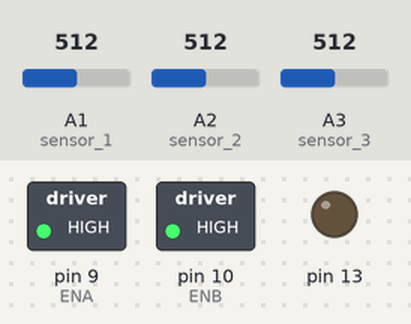
The sketch below on a simulated Arduino Uno, built with avr-gcc and run on an emulated ATmega328P. Shown: switched loads named in the sketch (green lamp = pin HIGH), output pins drawn as LEDs (lit = HIGH). The test bench sets the inputs (shaded band); at power-on: A1 (sensor_1) = 512, A2 (sensor_2) = 512, A3 (sensor_3) = 512. What the sketch prints to the serial monitor is not drawn.

Above: at 5.8 s.
5.9 s: A1 (sensor_1) set to 211
7.4 s: A1 (sensor_1) set to 183
At 7.9 s:
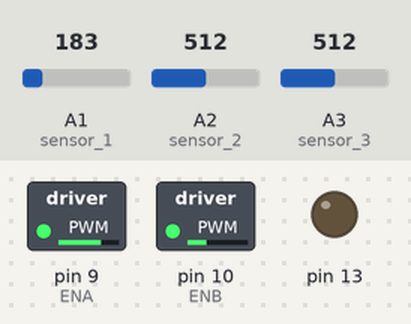
8.9 s: A2 (sensor_2) set to 190
At 10.1 s:
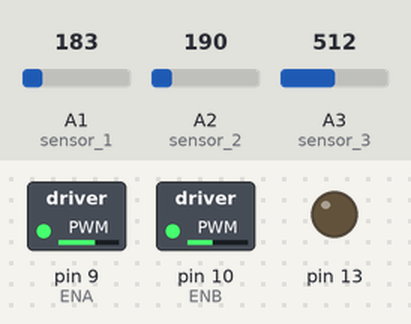
10.4 s: A1 (sensor_1) set to 210
At 11.2 s:
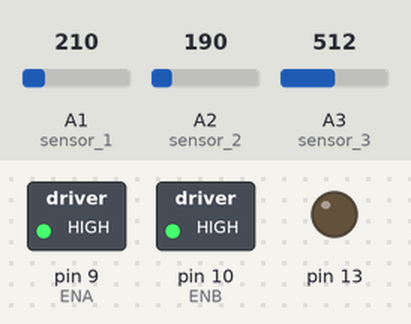
11.9 s: A3 (sensor_3) set to 210
13.4 s: A3 (sensor_3) set to 185
At 14.8 s:
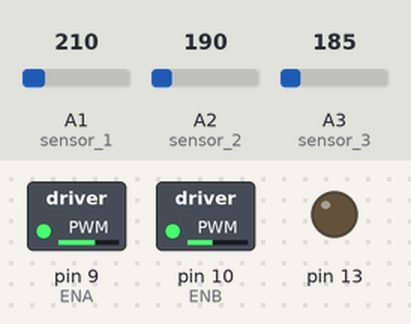
Timing chart, 0 to 15.9 s (numbered marks = the images above; inputs shaded):
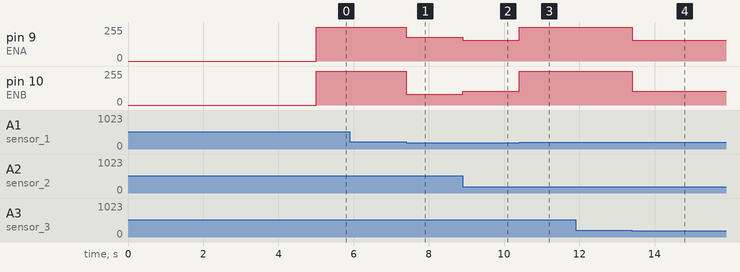

The sketch:

Numero_17.ino
```cpp
///////////

//Defines//

///////////

#define LIMIAR_SENSORES 200


//#define TESTE_SENSORES

#define PRINCIPAL

//#define MOSTRAR_VALORES


/////////////////

//Dados globais//

////////////////

//Sensores//

int sensor_1 = A1;

int sensor_2 = A2;

int sensor_3 = A3;

uint8_t array_sensores = 0;

int leitura1;

int leitura2;

int leitura3;

//Compensador PID//

int A = 0.7;

int Kp = 25;

int Ki = 35;

int Kd = 20;

int resposta_p;

int resposta_i;

int resposta_d;

int Resposta_PID;

int erro_array;

int amostra_atual;

int amostra_anterior;

int erro_atual;

int erro_anterior;

//Velocidade//

int velocidade;

int respPI;

int Vel_up = 255;   // Velocidade de subida

int Vel_med = 90;   // Velocidade no plano

int Vel_down = 80;  // Velocidade de descida

int Vplus, Vless;

int IN0A, IN1A, IN0B, IN1B;

int ENA = 9; // motor esquerdo

int ENB = 10; //motor direito

//declaracao dos motores//

int motor1_a = 4;

int motor1_b = 6;

int motor2_a = 5;

int motor2_b = 7;


bool robo_ligado = false;


//Bloco das funções//

void frente() {

  analogWrite(ENA, 255 );

  analogWrite(ENB, 255 );


  digitalWrite(motor1_a , HIGH);

  digitalWrite(motor1_b , LOW);

  digitalWrite(motor2_a , LOW);

  digitalWrite(motor2_b , HIGH);

}


//Giro a esquerda desligando um dos motores//

void giro_a_esquerda(int velocidade, int respPI)

{

  velocidade = 130;

  Vplus = velocidade + respPI;

  Vless = velocidade - respPI;

  analogWrite(ENA, Vplus );

  analogWrite(ENB, Vless );


  digitalWrite(motor1_a , HIGH);

  digitalWrite(motor1_b , LOW);

  digitalWrite(motor2_a , LOW);

  digitalWrite(motor2_b , LOW);

  // delay(2000);

}

//Giro a direita desligando um dos motores//

void giro_a_direita(int velocidade, int respPI)

{

  velocidade = 130;

  Vplus = velocidade + respPI;

  Vless = velocidade - respPI;

  analogWrite(ENA, Vless );

  analogWrite(ENB, Vplus );


  digitalWrite(motor1_a , LOW);

  digitalWrite(motor1_b , LOW);

  digitalWrite(motor2_a , LOW);

  digitalWrite(motor2_b , HIGH);

  // delay(2000);

}


void motores_parados()

{

  digitalWrite(motor1_a , HIGH);

  digitalWrite(motor1_b , HIGH);

  digitalWrite(motor2_a , HIGH);

  digitalWrite(motor2_b , HIGH);

  //  delay(1000);

}


void setup() {

  Serial.begin(9600);

  pinMode(13, OUTPUT);

}


void loop() {

  leitura1 = analogRead(sensor_1);

  leitura2 = analogRead(sensor_2);

  leitura3 = analogRead(sensor_3);


  //teste sensores//

#ifdef TESTE_SENSORES

  Serial.print(leitura1);

  Serial.print("\t");

  Serial.print(leitura2);

  Serial.print("\t");

  Serial.println(leitura3);

  Serial.print("\t");

  Serial.println();

}

#endif


#ifdef PRINCIPAL

  //Bloco de montagem das estrutura do array_sensores//

  if (leitura1 < LIMIAR_SENSORES && leitura2 < LIMIAR_SENSORES && leitura3 < LIMIAR_SENSORES)

  {

    array_sensores = 0b111;

  } else if (leitura1 > LIMIAR_SENSORES && leitura2 < LIMIAR_SENSORES && leitura3 > LIMIAR_SENSORES)

  {

    array_sensores = 0b010;

  } else if (leitura1 > LIMIAR_SENSORES && leitura2 > LIMIAR_SENSORES && leitura3 < LIMIAR_SENSORES)

  {

    array_sensores = 0b001;

  } else if (leitura1 > LIMIAR_SENSORES && leitura2 < LIMIAR_SENSORES && leitura3 < LIMIAR_SENSORES)

  {

    array_sensores = 0b011;

  } else if (leitura1 < LIMIAR_SENSORES && leitura2 > LIMIAR_SENSORES && leitura3 > LIMIAR_SENSORES)

  {

    array_sensores = 0b100;

  } else if (leitura1 < LIMIAR_SENSORES && leitura2 < LIMIAR_SENSORES && leitura3 > LIMIAR_SENSORES)

  {

    array_sensores = 0b110;

  }


  //Calculo dos erros//

  if (array_sensores == 0b100) {

    erro_array = 2;


  } else if (array_sensores == 0b010) {

    erro_array = 0;


  } else if (array_sensores == 0b001) {

    erro_array = -2;


  } else if (array_sensores == 0b110) {

    erro_array = 1;


  } else if (array_sensores == 0b011) {

    erro_array = -1;


  } else if (array_sensores == 0b111) {

    erro_array = 3;

  }


#ifdef MOSTRAR_VALORES

  Serial.print("Valor do erro:");

  Serial.print("  ");

  Serial.print(erro_array);

  Serial.print("  ");

#endif

  //Compensador PID//

  erro_atual = erro_array;

  resposta_p = erro_atual * Kp;

  resposta_i = resposta_i + erro_atual * Ki * A;

  resposta_d = Kd * (erro_atual - erro_anterior);

  Resposta_PID = resposta_p + resposta_i + resposta_d;

  erro_anterior = erro_atual;

#ifdef MOSTRAR_VALORES

  Serial.print("\t");

  Serial.print("Resposta PID:");

  Serial.print("  ");

  Serial.print(Resposta_PID);

  Serial.print("  ");

#endif


  //PRINCIPAL//

if (!robo_ligado)

{

  delay (5000);

  }

robo_ligado = true;


if (robo_ligado) {


  if (erro_array == 0) {

    Serial.println("frente");

    frente();

  }

  if (erro_array == 1) {

    giro_a_esquerda(velocidade, Resposta_PID); // erro positivo virar à esqerda

  }

  if (erro_array == 2) {

    giro_a_esquerda(velocidade, Resposta_PID);

  }

  if (erro_array == -1) {

    giro_a_direita(velocidade, Resposta_PID); // erro negativo virar à esquerda

  }

  if (erro_array == -2) {

    giro_a_direita(velocidade, Resposta_PID);

  }

  if (erro_array == 3) {

    motores_parados();

  }


#ifdef MOSTRAR_VALORES

  Serial.print("\t");

  Serial.print("V+:");

  Serial.print("  ");

  Serial.print(Vplus);

  Serial.print("  ");

  Serial.print("\t");

  Serial.print("V-:");

  Serial.print("  ");

  Serial.println(Vless);

#endif


#endif


}

}
```

Measured:
- the behaviour switches between 200 and 199 on A1 (sensor_1) (found by bisection; images 0 and 1)
- the behaviour switches between 200 and 199 on A3 (sensor_3) (found by bisection; images 3 and 4)
- after the input at 5.9 s, every drawn part: stays the same
- after the input at 7.4 s, pin 9 (ENA): 255/255 → 180/255 at once; pin 10 (ENB): 255/255 → 80/255 at once
- after the input at 8.9 s, pin 9 (ENA): 180/255 → 155/255 at once; pin 10 (ENB): 80/255 → 105/255 at once
- after the input at 10.4 s, pin 9 (ENA): 155/255 → 255/255 at once; pin 10 (ENB): 105/255 → 255/255 at once
- after the input at 11.9 s, every drawn part: stays the same
- after the input at 13.4 s, pin 9 (ENA): 255/255 → 155/255 at once; pin 10 (ENB): 255/255 → 105/255 at once
